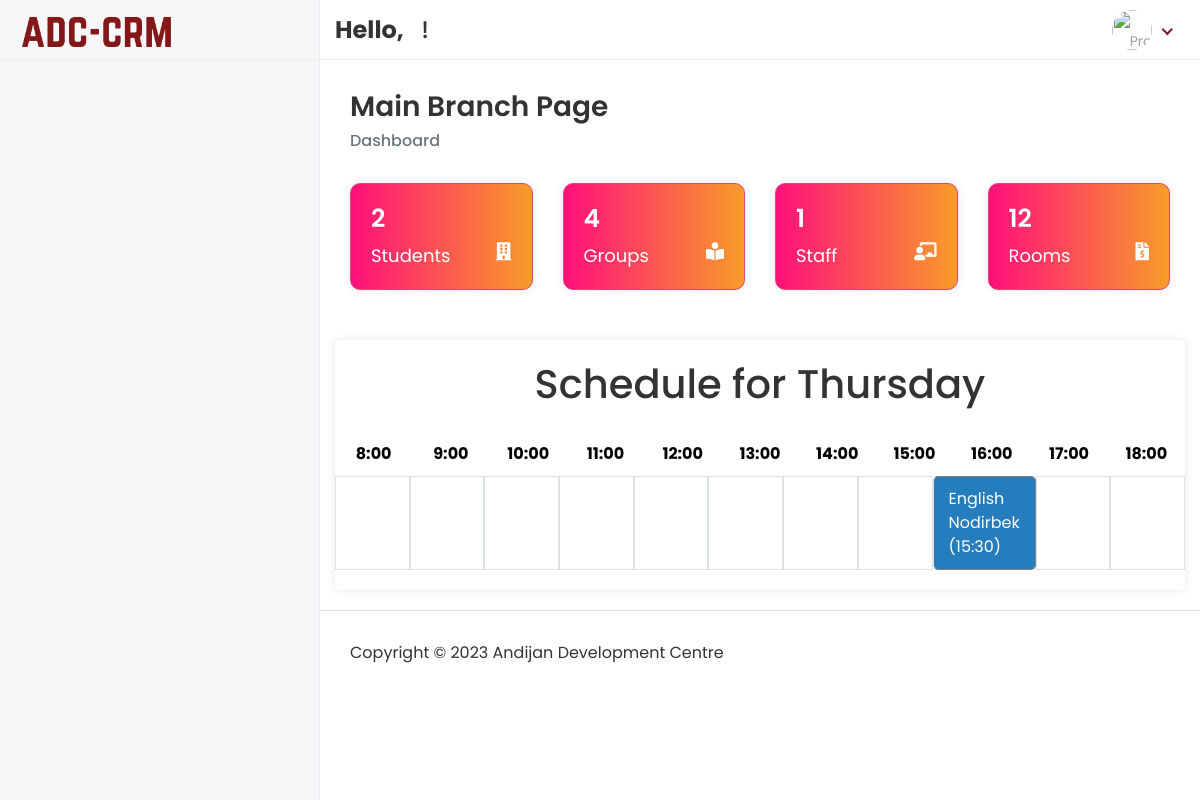
The page /Hod/Branches/2 on the database its author committed.
### app/models.py (models this page shows, shortened)
class Branch(models.Model):
    profile_pic = models.ImageField(upload_to='media/profile_pic', blank=True, null=True)
    name = models.CharField(max_length=100)
    address = models.CharField(max_length=255)
    phone_number = models.CharField(max_length=20)
    rooms = models.CharField(max_length=20, blank=True, null=True)

class Course(models.Model):
    subject = models.CharField(max_length=100)
    level = models.CharField(max_length=150)
    branch = models.ForeignKey('Branch', on_delete=models.SET_NULL, blank=True, null=True)
    username = models.CharField(max_length=50, blank=True, null=True)
    teacher_id = models.ForeignKey(Staff, on_delete=models.DO_NOTHING, blank=True, null=True)
    status = models.CharField(max_length=30, blank=True, null=True)
    days = models.CharField(max_length=25, blank=True, null=True)
    hours = models.CharField(max_length=25, blank=True, null=True)
    created_at = models.DateTimeField(auto_now_add=True)
    updated_at = models.DateTimeField(auto_now=True)  # Updated

class Staff(models.Model):
    admin = models.OneToOneField(customUser, on_delete=models.CASCADE)
    department = models.CharField(max_length=50)
    role = models.CharField(max_length=100)
    fines = models.CharField(max_length=30, blank=True, null=True)
    bonus = models.CharField(max_length=30, blank=True, null=True)
    tax = models.CharField(max_length=30, blank=True, null=True)
    salary_type = models.CharField(max_length=30)
    branch = models.ForeignKey('Branch', on_delete=models.SET_NULL, blank=True, null=True)
    work_format = models.CharField(max_length=30)
    salary_amount = models.CharField(max_length=30)
    birth_date = models.DateTimeField(blank=True, null=True)
    status = models.CharField(max_length=20, blank=True, null=True)
    address = models.TextField(max_length=150, blank=True, null=True)
    mobile = models.CharField(max_length=20, blank=True, null=True)
    mobiletwo = models.CharField(max_length=20, blank=True, null=True)
    created_date = models.DateTimeField(auto_now_add=True)
    updated_date = models.DateTimeField(auto_now_add=True)

class customUser(AbstractUser):
    USER = (
        (1, 'HOD'),
        (3, 'STUDENT'),
    )
    user_type = models.CharField(choices=USER, max_length=50, default=1)
    profile_pic = models.ImageField(upload_to='media/profile_pic',blank=True, null=True)

### ADC_school_project/Hod_Views.py (the view)
# urls.py: path('Hod/Branches/<str:id>', Hod_Views.VIEW_BRANCHES, name="view_branches"),
def VIEW_BRANCHES(request, id):
    branch = Branch.objects.get(id=id)
    group_count = Course.objects.filter(branch__name=branch.name).distinct().count()
    teacher_count = Staff.objects.filter(department='Teacher').count()
    staff_list = Staff.objects.filter(branch__name=branch.name).exclude(department='Teacher').distinct().count()
    days_to_check = ["Monday", "Tuesday", "Wednesday", "Thursday", "Friday", "Saturday"]
    tts = Course.objects.filter(days="Tuesday, Thursday, Saturday", branch__name=branch.name)
    mwf = Course.objects.filter(days="Monday, Wednesday, Friday", branch__name=branch.name)
    courses = Course.objects.exclude(subject="Not_Selected_1").all()
    student_count = Student.objects.filter(course_id__branch=branch).distinct().count()
    today_date = datetime.now().strftime("%A")
    staff = Staff.objects.filter(department="Teacher")
    context = {
        'group_count': group_count,
        'student_count': student_count,
        'teacher_count': teacher_count,
        'staff_count': staff_list,
        'branch': branch,
        'today_date': today_date,
        'courses': courses,
        'staff': staff,
        'tts': tts,
        'mwf': mwf
    }
    return render(request, 'Hod/view_branch.html', context)

### templates/Hod/view_branch.html (shortened to what this page needs)
{% extends 'base.html' %}
{% block content %}
<div class="page-header">
                  <div class="row">
                     <div class="col-sm-12">
                        <h3 class="page-title">{{ branch.name }} Page</h3>
                        <ul class="breadcrumb">
                           <li class="breadcrumb-item active">Dashboard</li>
                        </ul>
                     </div>
                  </div>
               </div>
               <div class="row">
                  <div class="col-xl-3 col-sm-6 col-12 d-flex">
                      <div class="card flex-fill insta sm-box" style="background: linear-gradient(90deg, hsla(333, 100%, 53%, 1) 0%, hsla(33, 94%, 57%, 1) 100%);">
                    <h6>{{student_count}}</h6>
                    <p>Students<i class="fas fa-building" style="color: white; float: right; height: 60%;"></i></p>
                </div>
                  </div>
                  <div class="col-xl-3 col-sm-6 col-12 d-flex">
                      <div class="card flex-fill insta sm-box" style="background: linear-gradient(90deg, hsla(333, 100%, 53%, 1) 0%, hsla(33, 94%, 57%, 1) 100%);">
                    <h6>{{ group_count }}</h6>
                    <p>Groups<i class="fas fa-book-reader" style="color: white; float: right; height: 60%;"></i></p>
                </div>
                  </div>
                  <div class="col-xl-3 col-sm-6 col-12 d-flex">
                      <div class="card flex-fill insta sm-box" style="background: linear-gradient(90deg, hsla(333, 100%, 53%, 1) 0%, hsla(33, 94%, 57%, 1) 100%);">
                    <h6 style="color: white">{{ staff_count }}</h6>
                    <p>Staff<i class="fas fa-chalkboard-teacher" style="color: white; float: right; height: 60%;"></i></p>
                </div>
                  </div>
                  <div class="col-xl-3 col-sm-6 col-12 d-flex">
                     <div class="card flex-fill insta sm-box" style="background: linear-gradient(90deg, hsla(333, 100%, 53%, 1) 0%, hsla(33, 94%, 57%, 1) 100%);">
                    <h6 style="color: white">{{ branch.rooms }}</h6>
                    <p>Rooms<i class="fas fa-file-invoice-dollar" style="float: right; height: 60%;"></i></p>
                </div>
                  </div>
               </div>
<div class="row">
<div class="container" style="max-width: 100%; width: 1300px;">
        <h1 class="text-center mb-4">Schedule for {{ today_date }} </h1>
        <div class="row">
        <div class="col slot-header">8:00</div>
        <div class="col slot-header">9:00</div>
        <div class="col slot-header">10:00</div>
        <div class="col slot-header">11:00</div>
        <div class="col slot-header">12:00</div>
        <div class="col slot-header">13:00</div>
        <div class="col slot-header">14:00</div>
        <div class="col slot-header">15:00</div>
        <div class="col slot-header">16:00</div>
        <div class="col slot-header">17:00</div>
        <div class="col slot-header">18:00</div>
    </div>
        {% if today_date == "Monday" or today_date == "Wednesday" or today_date == "Friday" %}
            {% for course in mwf %}
            <div class="row">
                {% if course.hours == "9:00" %}
                    <div class="col slot"></div>
                    <div class="col slot reserved" onclick="alert('{{ course.subject }} ({{ course.level }}) - {{ course.hours }} \nTeacher - {{ course.teacher_id.admin.first_name }} {{ course.teacher_id.admin.last_name }} \nGroup ID - {{ course.username }}')">{{ course.subject }} {{ course.teacher_id.admin.first_name }} ({{ course.hours }}) </div>                    <div class="col slot"></div>
                    <div class="col slot"></div>
                    <div class="col slot"></div>
                    <div class="col slot"></div>
                    <div class="col slot"></div>
                <div class="col slot"></div>
                <div class="col slot"></div>
                <div class="col slot"></div>
                <div class="col slot"></div>
                {% elif course.hours == "10:30" %}
                    <div class="col slot"></div>
                    <div class="col slot"></div>
                    <div class="col slot"></div>
                    <div class="col slot reserved" onclick="alert('{{ course.subject }} ({{ course.level }}) - {{ course.hours }} \nTeacher - {{ course.teacher_id.admin.first_name }} {{ course.teacher_id.admin.last_name }} \nGroup ID - {{ course.username }}')">{{ course.subject }} {{ course.teacher_id.admin.first_name }} ({{ course.hours }}) </div>                    <div class="col slot"></div>
                    <div class="col slot"></div>
                    <div class="col slot"></div>
                <div class="col slot"></div>
                <div class="col slot"></div>
                <div class="col slot"></div>
                <div class="col slot"></div>
                {% elif course.hours == "14:00" %}
                <div class="col slot"></div>
                    <div class="col slot"></div>
                    <div class="col slot"></div>
                    <div class="col slot"></div>
                    <div class="col slot"></div>
                    <div class="col slot"></div>
                <div class="col slot"></div>
                <div class="col slot reserved" onclick="alert('{{ course.subject }} ({{ course.level }}) - {{ course.hours }} \nTeacher - {{ course.teacher_id.admin.first_name }} {{ course.teacher_id.admin.last_name }} \nGroup ID - {{ course.username }}')">{{ course.subject }} {{ course.teacher_id.admin.first_name }} ({{ course.hours }}) </div>                <div class="col slot"></div>
                <div class="col slot"></div>
                <div class="col slot"></div>
                {% elif course.hours == "15:30" %}
                <div class="col slot"></div>
                    <div class="col slot"></div>
                    <div class="col slot"></div>
                    <div class="col slot"></div>
                    <div class="col slot"></div>
                    <div class="col slot"></div>
                <div class="col slot"></div>
                <div class="col slot"></div>
                <div class="col slot reserved half" onclick="alert('{{ course.subject }} ({{ course.level }}) - {{ course.hours }} \nTeacher - {{ course.teacher_id.admin.first_name }} {{ course.teacher_id.admin.last_name }} \nGroup ID - {{ course.username }}')">{{ course.subject }} {{ course.teacher_id.admin.first_name }} ({{ course.hours }}) </div>                <div class="col slot"></div>
                <div class="col slot"></div>
                {% elif course.hours == "17:00" %}
                <div class="col slot"></div>
                    <div class="col slot"></div>
                    <div class="col slot"></div>
                    <div class="col slot"></div>
                    <div class="col slot"></div>
                    <div class="col slot"></div>
                <div class="col slot"></div>
                <div class="col slot"></div>
                <div class="col slot"></div>
                <div class="col slot reserved" onclick="alert('{{ course.subject }} ({{ course.level }}) - {{ course.hours }} \nTeacher - {{ course.teacher_id.admin.first_name }} {{ course.teacher_id.admin.last_name }} \nGroup ID - {{ course.username }}')">{{ course.subject }} {{ course.teacher_id.admin.first_name }} ({{ course.hours }}) </div>
                <div class="col slot"></div>
                {% endif %}
            </div>
    {% endfor %}
    {% elif today_date == "Tuesday" or today_date == "Thursday" or today_date == "Saturday" %}
    {% for course in tts %}
            <div class="row">
                {% if course.hours == "9:00" %}
                    <div class="col slot"></div>
                    <div class="col slot reserved" onclick="alert('{{ course.subject }} ({{ course.level }}) - {{ course.hours }} \nTeacher - {{ course.teacher_id.admin.first_name }} {{ course.teacher_id.admin.last_name }} \nGroup ID - {{ course.username }}')">{{ course.subject }} {{ course.teacher_id.admin.first_name }} ({{ course.hours }}) </div>                    <div class="col slot"></div>
                    <div class="col slot"></div>
                    <div class="col slot"></div>
                    <div class="col slot"></div>
                    <div class="col slot"></div>
                <div class="col slot"></div>
                <div class="col slot"></div>
                <div class="col slot"></div>
                <div class="col slot"></div>
                {% elif course.hours == "15:30" %}
                <div class="col slot"></div>
                    <div class="col slot"></div>
                    <div class="col slot"></div>
                    <div class="col slot"></div>
                    <div class="col slot"></div>
                    <div class="col slot"></div>
                <div class="col slot"></div>
                <div class="col slot"></div>
                <div class="col slot reserved half" onclick="alert('{{ course.subject }} ({{ course.level }}) - {{ course.hours }} \nTeacher - {{ course.teacher_id.admin.first_name }} {{ course.teacher_id.admin.last_name }} \nGroup ID - {{ course.username }}')">{{ course.subject }} {{ course.teacher_id.admin.first_name }} ({{ course.hours }}) </div>                <div class="col slot"></div>
                <div class="col slot"></div>
                {% endif %}
            </div>
    {% endfor %}
        {% endif %}
</div>
</div>
</div>
{% endblock %}

### static/assets/css/style.css (style rules this page uses)
html { height: 100%; }
body { background-color: #fff; color: #333; font-family: 'Poppins', sans-serif; font-size: 1rem; height: 100%; line-height: 1.5; overflow-x: hidden; }
h1, h2, h3, h4, h5, h6 { font-family: 'Poppins', sans-serif; margin-top: 0; }
ul, ol { padding: 0px; list-style: none; }
.card { border: 1px solid #ececf5; box-shadow: 0 1px 3px 0 rgba(0, 0, 0, 0.03); margin-bottom: 1.875rem; }
.page-header { margin-bottom: 1.875rem; }
.page-header .breadcrumb { background-color: transparent; color: #6c757d; font-size: 1rem; font-weight: 500; margin-bottom: 0; padding: 0; }
.page-title { font-size: 28px; font-weight: 600; color: #333; margin-bottom: 5px; }
.sm-box { padding: 20px; box-shadow: 0px 0px 10px 0px rgba(0, 0, 0, 0.1); border-radius: 10px; }
.sm-box h6 { color: #fff; font-size: 25px; font-weight: 600; }
.sm-box p { color: #fff; font-size: 25px; margin: 0px; }
.insta { background-color: #d34b7d; border: 1px solid #d34b7d; }
@media only screen and (min-width: 1199.5px) and (max-width: 1620px) { .sm-box p { color: #fff; font-size: 18px; } }

### templates/Hod/view_branch.html (style rules this page uses)
.card { border-radius: 15px; transition: transform 0.3s ease-in-out; overflow: hidden; }
body { font-family: Arial, sans-serif; background-color: #f4f4f4; }
.container { margin-top: 20px; background-color: #fff; border-radius: 5px; box-shadow: 0 0 10px rgba(0, 0, 0, 0.1); padding: 20px; margin: 20px; }
.slot { border: 0.5px solid #dee2e6; padding: 10px; min-height: 50px; transition: transform 0.3s ease, box-shadow 0.3s ease; }
.slot.reserved { border-radius: 5px; background: #25be78; color: white; border: 1px solid grey; color: white; }
.slot.reserved.half { border-radius: 5px; background: #257dbe; color: white; border: 1px solid grey; color: white; }
.slot.reserved:not(:first-child) { border-left: 1px solid #dee2e6; }
.slot-header { background-color: #fff; color: black; font-weight: bold; text-align: center; padding: 10px; }

### rows shown on the page
Branch: name "Main Branch", rooms "12"
Course: subject "English", teacher_id.admin.first_name "Nodirbek", hours "15:30"

### other values the page prints
{{ student_count }} "2"
{{ group_count }} "4"
{{ staff_count }} "1"
